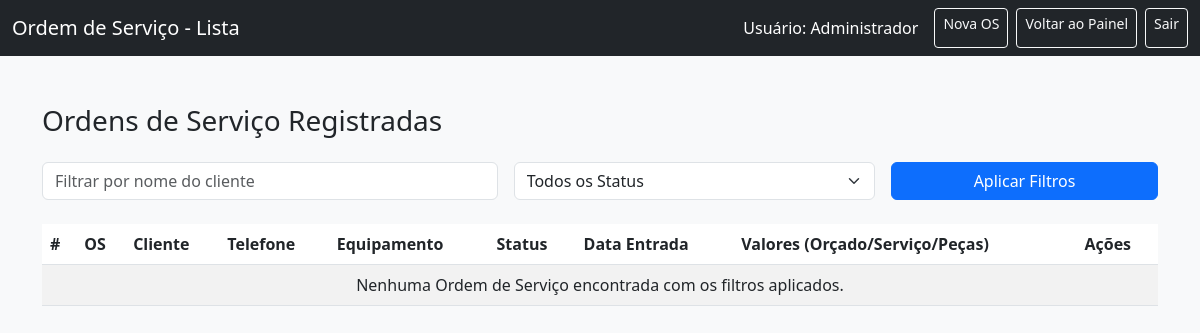
The page /listar_os (signed in) on the database as committed earlier.
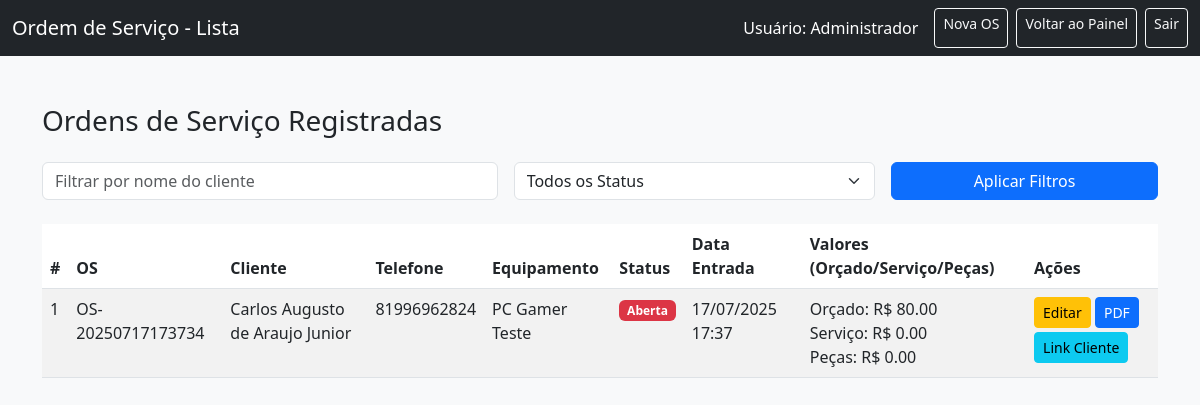
The same page on the database as committed later.
### tables this page shows
CREATE TABLE ordens_servico (
            id INTEGER PRIMARY KEY AUTOINCREMENT,
            codigo_os TEXT NOT NULL UNIQUE,
            id_cliente INTEGER NOT NULL,
            cliente TEXT NOT NULL,
            telefone TEXT,
            equipamento TEXT NOT NULL,
            numero_serie TEXT NOT NULL,
            itens_internos TEXT NOT NULL,
            defeito TEXT NOT NULL,
            solucao TEXT DEFAULT '',
            status TEXT DEFAULT 'Aberta',
            data_entrada TEXT NOT NULL,
            responsavel TEXT NOT NULL,
            valor_orcamento REAL DEFAULT 0.0,
            valor_servico_executado REAL DEFAULT 0.0,
            pecas_adicionadas TEXT DEFAULT '',
            valor_pecas REAL DEFAULT 0.0,
            nome_aprovacao_cliente TEXT DEFAULT '',
            data_aprovacao_cliente TEXT DEFAULT '',
            FOREIGN KEY (id_cliente) REFERENCES clientes(id)
        );

CREATE TABLE clientes (
            id INTEGER PRIMARY KEY AUTOINCREMENT,
            nome TEXT NOT NULL,
            cpf TEXT NOT NULL UNIQUE,
            telefone TEXT
        );

### app.py (the view)
@app.route('/listar_os')
def listar_os():
    if 'usuario_id' not in session or session['permissao'] == 'cliente':
        flash('Você não tem permissão para acessar esta página.', 'danger')
        return redirect(url_for('login'))
    filtro_cliente_nome = request.args.get('cliente', '').strip() # Filtra por nome do cliente
    filtro_status = request.args.get('status', '').strip()
    conn = sqlite3.connect(DB)
    c = conn.cursor()
    query = """
        SELECT
            os.id, os.codigo_os, c.nome, c.telefone, os.equipamento, os.numero_serie, os.itens_internos,
            os.defeito, os.solucao, os.status, os.data_entrada, os.responsavel, os.valor_orcamento,
            os.valor_servico_executado, os.pecas_adicionadas, os.valor_pecas,
            os.nome_aprovacao_cliente, os.data_aprovacao_cliente
        FROM ordens_servico os
        JOIN clientes c ON os.id_cliente = c.id
    """
    params = []
    condicoes = []
    if filtro_cliente_nome:
        condicoes.append("c.nome LIKE ?")
        params.append(f"%{filtro_cliente_nome}%")
    if filtro_status:
        condicoes.append("os.status = ?")
        params.append(filtro_status)
    if condicoes:
        query += " WHERE " + " AND ".join(condicoes)
    query += " ORDER BY os.id DESC"
    c.execute(query, params)
    ordens = c.fetchall()
    conn.close()
    return render_template('listar_os.html', ordens=ordens, usuario=session['usuario_nome'], filtro_cliente=filtro_cliente_nome, filtro_status=filtro_status)

### templates/listar_os.html (shortened to what this page needs)
<!DOCTYPE html>
<html lang="pt-br">
<head>
  <link href="https://cdn.jsdelivr.net/npm/bootstrap@5.3.0/dist/css/bootstrap.min.css" rel="stylesheet">
</head>
<body class="bg-light">
<nav class="navbar navbar-dark bg-dark">
  <div class="container-fluid">
    <span class="navbar-brand">Ordem de Serviço - Lista</span>
    <div class="d-flex">
      <span class="navbar-text text-white me-3">Usuário: {{ usuario }}</span>
      <a href="{{ url_for('nova_os') }}" class="btn btn-outline-light btn-sm me-2">Nova OS</a>
      <a href="{{ url_for('dashboard') }}" class="btn btn-outline-light btn-sm me-2">Voltar ao Painel</a>
      <a href="{{ url_for('logout') }}" class="btn btn-outline-light btn-sm">Sair</a>
    </div>
  </div>
</nav>
<div class="container py-5">
  <h3 class="mb-4">Ordens de Serviço Registradas</h3>
  <form method="GET" action="{{ url_for('listar_os') }}" class="mb-4">
    <div class="row g-3">
      <div class="col-md-5">
        <input type="text" class="form-control" id="cliente_filtro" name="cliente" placeholder="Filtrar por nome do cliente" value="{{ filtro_cliente or '' }}">
      </div>
      <div class="col-md-4">
        <select class="form-select" id="status_filtro" name="status">
          <option value="">Todos os Status</option>
        </select>
      </div>
      <div class="col-md-3">
        <button type="submit" class="btn btn-primary w-100">Aplicar Filtros</button>
      </div>
    </div>
  </form>
  <table class="table table-striped table-hover">
    <thead>
      <tr>
        <th>#</th>
        <th>OS</th>
        <th>Cliente</th>
        <th>Telefone</th>
        <th>Equipamento</th>
        <th>Status</th>
        <th>Data Entrada</th>
        <th>Valores (Orçado/Serviço/Peças)</th>
        <th>Ações</th>
      </tr>
    </thead>
    <tbody>
      {% for os in ordens %}
      <tr>
        <td>{{ os[0] }}</td>
        <td>{{ os[1] }}</td>
        <td>{{ os[2] }}</td>
        <td>{{ os[3] or 'N/A' }}</td>
        <td>{{ os[4] }}</td>
        <td>
          {% if os[9] == 'Aberta' %}
            <span class="badge bg-danger">{{ os[9] }}</span>
          {% elif os[9] == 'Em Análise' %}
            <span class="badge bg-warning text-dark">{{ os[9] }}</span>
          {% elif os[9] == 'Finalizada' %}
            <span class="badge bg-success">{{ os[9] }}</span>
          {% else %}
            <span class="badge bg-secondary">{{ os[9] }}</span>
          {% endif %}
        </td>
        <td>{{ os[10] }}</td>
        <td>
            Orçado: R$ {{ "%.2f"|format(os[12] or 0.0) }}<br>
            Serviço: R$ {{ "%.2f"|format(os[13] or 0.0) }}<br>
            Peças: R$ {{ "%.2f"|format(os[15] or 0.0) }}
        </td>
        <td>
          <a href="{{ url_for('editar_os', id=os[0]) }}" class="btn btn-sm btn-warning mb-1">Editar</a>
          <a href="{{ url_for('ver_pdf_os', codigo_os=os[1]) }}" class="btn btn-sm btn-primary mb-1" target="_blank">PDF</a>
          <a href="{{ url_for('visualizar_os_publica', codigo_os=os[1]) }}" class="btn btn-sm btn-info" target="_blank" title="Link público para o cliente">Link Cliente</a>
        </td>
      </tr>
      {% endfor %}
      {% if not ordens %}
      <tr>
        <td colspan="9" class="text-center">Nenhuma Ordem de Serviço encontrada com os filtros aplicados.</td>
      </tr>
      {% endif %}
    </tbody>
  </table>
</div>
</body>
</html>

Rows that differ between the two databases and show on the page:
added ordens_servico: responsavel "Administrador", id "1", codigo_os "OS-20250717173734", nome "Carlos Augusto de Araujo Junior", telefone "81996962824", equipamento "PC Gamer Teste", status "Aberta", data_entrada "17/07/2025 17:37", valor_orcamento "80.00", valor_servico_executado "0.00", valor_pecas "0.00"
Other text that changed with them:
{{ usuario }}: "Administrador" → (not shown)
text no longer shown: "Nenhuma Ordem de Serviço encontrada com os filtros aplicados."
